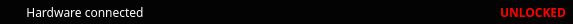
    <widget class="QFrame" name="topbar">
     <property name="sizePolicy">
      <sizepolicy hsizetype="Preferred" vsizetype="Fixed">
       <horstretch>0</horstretch>
       <verstretch>0</verstretch>
      </sizepolicy>
     </property>
     <property name="minimumSize">
      <size>
       <width>0</width>
       <height>24</height>
      </size>
     </property>
     <property name="maximumSize">
      <size>
       <width>16777215</width>
       <height>24</height>
      </size>
     </property>
     <property name="styleSheet">
      <string notr="true">background-color: rgb(3, 3, 3);</string>
     </property>
     <layout class="QHBoxLayout" name="horizontalLayout">
      <property name="spacing">
       <number>6</number>
      </property>
      <property name="leftMargin">
       <number>0</number>
      </property>
      <property name="topMargin">
       <number>0</number>
      </property>
      <property name="rightMargin">
       <number>6</number>
      </property>
      <property name="bottomMargin">
       <number>0</number>
      </property>
      <item>
       <widget class="QLabel" name="topLeftLabel_2">
        <property name="styleSheet">
         <string notr="true">background: rgba(255, 255, 255, 0);</string>
        </property>
        <property name="text">
         <string/>
        </property>
        <property name="pixmap">
         <pixmap resource="resources.qrc">:/images/images/logo.png</pixmap>
        </property>
        <property name="alignment">
         <set>Qt::AlignCenter</set>
        </property>
       </widget>
      </item>
      <item>
       <widget class="QLabel" name="deviceStatusLabel">
        <property name="sizePolicy">
         <sizepolicy hsizetype="Fixed" vsizetype="Preferred">
          <horstretch>0</horstretch>
          <verstretch>0</verstretch>
         </sizepolicy>
        </property>
        <property name="styleSheet">
         <string notr="true">background: rgba(255, 255, 255, 0);</string>
        </property>
        <property name="text">
         <string/>
        </property>
        <property name="pixmap">
         <pixmap resource="resources.qrc">:/svg/resources/led_on.svg</pixmap>
        </property>
        <property name="alignment">
         <set>Qt::AlignCenter</set>
        </property>
       </widget>
      </item>
      <item>
       <widget class="QLabel" name="deviceStatusStrLabel_2">
        <property name="font">
         <font>
          <family>Century Gothic</family>
         </font>
        </property>
        <property name="styleSheet">
         <string notr="true">color: rgb(255, 255, 255);
background: rgba(255, 255, 255, 0);</string>
        </property>
        <property name="text">
         <string>Hardware connected</string>
        </property>
        <property name="alignment">
         <set>Qt::AlignCenter</set>
        </property>
       </widget>
      </item>
      <item>
       <spacer name="horizontalSpacer">
        <property name="orientation">
         <enum>Qt::Horizontal</enum>
        </property>
        <property name="sizeType">
         <enum>QSizePolicy::Expanding</enum>
        </property>
        <property name="sizeHint" stdset="0">
         <size>
          <width>350</width>
          <height>20</height>
         </size>
        </property>
       </spacer>
      </item>
      <item>
       <widget class="QLabel" name="label">
        <property name="font">
         <font>
          <family>Century Gothic</family>
          <weight>75</weight>
          <bold>true</bold>
         </font>
        </property>
        <property name="styleSheet">
         <string notr="true">color: rgb(255, 0, 0);</string>
        </property>
        <property name="text">
         <string>UNLOCKED</string>
        </property>
       </widget>
      </item>
     </layout>
    </widget>
